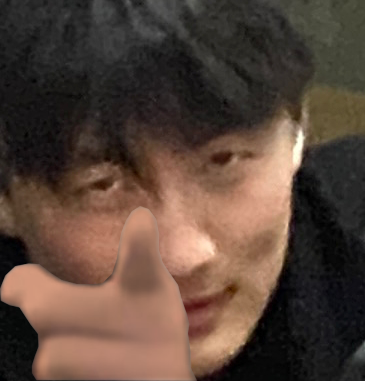
#> input picture pictures/add1.png, 365 x 381 px, found by its file name
$ python '2_3图像的颜色空间变换.py'
#> lines starting #> are read from the running program, lines starting #| are printed output that depends on the picture
import cv2
img1 = cv2.imread("add1.png")
#> img1 is the input picture: shape (381, 365, 3); mean B, G, R 58.1, 69.1, 88.9
img2 = cv2.imread("gray.png",0)
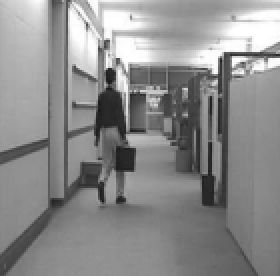
#> input picture pictures/gray.png, 140 x 138 px, found by its file name (shown 2 times larger)
#> img2 is the input picture: shape (138, 140); min 23, max 255, mean 140.2
'''
cv2.cvtColor（input_image,flag）
--参数flag决定了转换的类型，flag可以是：
cv2.COLOR_BGR2GRAY， cv2.COLOR_RGB2GRAY
cv2.COLOR_BGR2HSV，cv2.COLOR_GRAY2RGB
'''
img3 = cv2.cvtColor(img1,cv2.COLOR_RGB2GRAY)
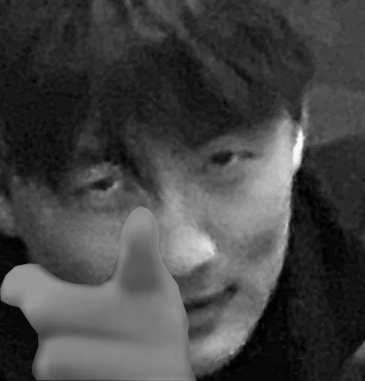
#> img3: shape (381, 365); min 0, max 249, mean 68.2
img4 = cv2.cvtColor(img2,cv2.COLOR_GRAY2RGB)
cv2.imshow("rgb_to_gray",img3)
cv2.imshow("gray_to_rgb",img4)
cv2.waitKey(0)

img = cv2.imread("add1.png")
ret,one = cv2.cv2.threshold(img,175,255,cv2.THRESH_BINARY)
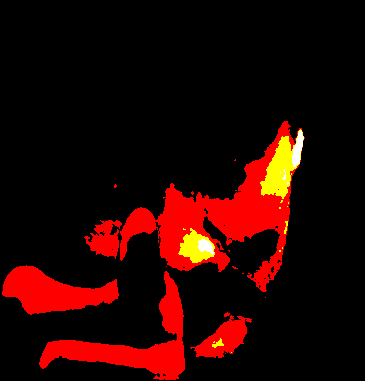
#> one: shape (381, 365, 3); mean B, G, R 0.8, 4.4, 38.2
cv2.imshow("yuzhi1",one)
ret,two = cv2.cv2.threshold(img,175,255,cv2.THRESH_BINARY_INV)
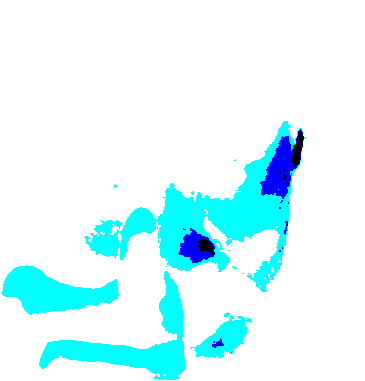
#> two: shape (381, 365, 3); mean B, G, R 254.2, 250.6, 216.8
cv2.imshow("yuzhi2",two)
ret,three = cv2.cv2.threshold(img,175,255,cv2.THRESH_TRUNC)
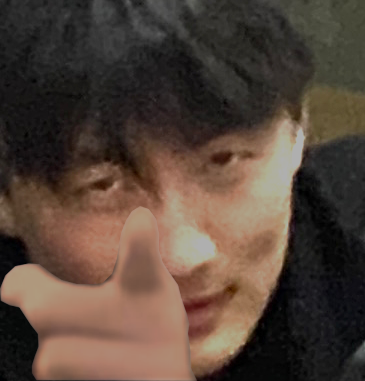
#> three: shape (381, 365, 3); mean B, G, R 58.1, 68.8, 85.4
cv2.imshow("yuzhi3",three)
cv2.waitKey(0)
'''
ret, dst = cv2.threshold(src,threshold,maxval type)
img就是输入图像，threshold就是阈值，maxval表示阈值类型，
不同的阈值类型，将大于设置的threshold的像素转化方向不同（即有的可以将大于阈值的像素转化为0，有的则是转化为255）
cv2.THRESH_BINARY 大于阈值的部分被置为255，小于部分被置为0
cv2.THRESH_BINARY_INV 大于阈值部分被置为0，小于部分被置为255
cv2.THRESH_TRUNC 大于阈值部分被置为threshold，小于部分保持原样
cv2.THRESH_TOZERO 小于阈值部分被置为0，大于部分保持不变
cv2.THRESH_TOZERO_INV 大于阈值部分被置为0，小于部分保持不变
cv2.THRESH_OTSU，并且把阈值thresh设为0，算法会找到最优阈值，并作为第一个返回值ret返回。
'''
